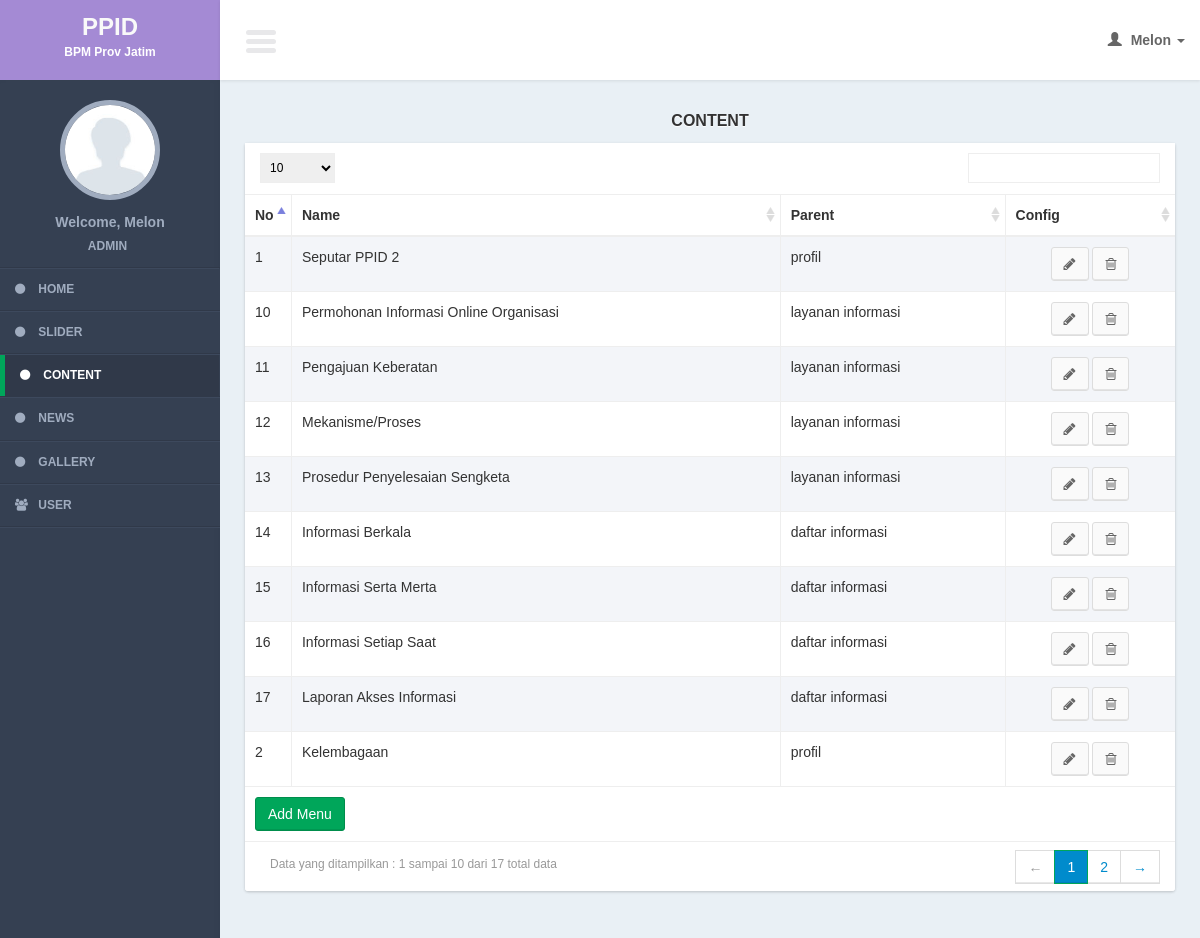
/admin/controllers/menu.php?id=1 (signed in), run on the app's committed database.
### tables this page shows
CREATE TABLE IF NOT EXISTS `menus` (
`menu_id` int(11) NOT NULL,
  `menu_parent_id` int(11) NOT NULL,
  `menu_level` int(11) NOT NULL,
  `menu_name` varchar(100) NOT NULL,
  `menu_url` text NOT NULL,
  `menu_type` int(11) NOT NULL,
  `menu_content` text NOT NULL,
  `menu_active_status` int(11) NOT NULL
);

### admin/models/menu_model.php (called while the page is built, shortened)
<?php
function select(){
	$query = mysql_query("select a.*, b.menu_name as menu_parent_name
		from menus a
		left join menus b on b.menu_id = a.menu_parent_id
		where a.menu_level = '2'
			order by a.menu_id
			");
	return $query;
}
?>

### admin/views/menu/list.php (the view, shortened to what this page needs)
     <section class="content">
         <div class="row">
             <div class="col-xs-12">
                   <div class="title_page"> <?= $title ?></div>
                 <div class="box">
                     <div class="box-body2 table-responsive">
                         <table id="example1" class="table table-bordered table-striped">
                             <thead>
                                 <tr>
                                 <th width="5%">No</th>
                                     <th>Name</th>
                                     <th>Parent</th>
                                     <th>Config</th>
                                 </tr>
                             </thead>
                             <tbody>
                                 <?php
                                $no = 1;
                                 while($row = mysql_fetch_array($query)){
                                 ?>
                                 <tr>
                                 <td><?= $no?></td>
                                     <td><?= $row['menu_name'] ?></td>
                                      <td><?= $row['menu_parent_name'] ?></td>
                                     <td style="text-align:center;">
                                         <a href="menu.php?page=form&id=<?= $row['menu_id']?>" class="btn btn-default" ><i class="fa fa-pencil"></i></a>
                                      <?php
                                     if($row['menu_level'] == 2){
                                     ?>
                                      <a href="javascript:void(0)" onclick="confirm_delete(<?= $row['menu_id']; ?>,'menu.php?page=delete&id=')" class="btn btn-default" ><i class="fa fa-trash-o"></i></a>
                                      <?php
                                     }
                                      ?>
                                     </td>
                                 </tr>
                                 <?php
$no++;
                                 }
                                 ?>
                             </tbody>
                               <tfoot>
                                 <tr>
                                     <td colspan="4"><a href="<?= $add_button ?>" class="btn btn-success " >Add Menu</a></td>
                                 </tr>
                             </tfoot>
                         </table>
                     </div>
                 </div>
             </div>
         </div>
     </section>

### admin/css/AdminLTE.css (style rules this page uses)
html { font-family: 'Source Sans Pro', sans-serif; -webkit-font-smoothing: antialiased; min-height: 100%; background: #E9F0F5; }
body { font-family: 'Source Sans Pro', sans-serif; -webkit-font-smoothing: antialiased; min-height: 100%; background: #E9F0F5; }
a { color: #3c8dbc; }
.content { padding: 30px 10px; }
.table-striped > tbody > tr:nth-child(odd), .table-striped > tbody > tr:nth-child(odd) { background:#F3F5F9; }
.box { position: relative; margin-bottom: 20px; -webkit-border-radius: 3px; -moz-border-radius: 3px; border-radius: 3px !important; width: 100%; background:#fff; box-shadow: 0 1px 3px rgba(0, 0, 0, 0.1); }
.box .box-body2 { background:#fff; -webkit-border-top-left-radius: 0; -webkit-border-top-right-radius: 0; -webkit-border-bottom-right-radius: 3px; -webkit-border-bottom-left-radius: 3px; -moz-border-radius-topleft: 0; -moz-border-radius-topright: 0; -moz-border-radius-bottomright: 3px; -moz-border-radius-bottomleft: 3px; border-top-left-radius: 0; border-top-right-radius: 0; border-bottom-right-radius: 3px; border-bottom-left-radius: 3px; box-shadow: 0 1px 3px rgba(0, 0, 0, 0.1); }
.btn { font-weight: 500; -webkit-border-radius: 3px; -moz-border-radius: 3px; border-radius: 3px; border: 1px solid transparent; -webkit-box-shadow: inset 0px -2px 0px 0px rgba(0, 0, 0, 0.09); -moz-box-shadow: inset 0px -2px 0px 0px rgba(0, 0, 0, 0.09); box-shadow: inset 0px -1px 0px 0px rgba(0, 0, 0, 0.09); }
.btn.btn-default { background-color: #fafafa; color: #666; border-color: #ddd; border-bottom-color: #ddd; }
.btn.btn-success { background-color: #00a65a; border-color: #008d4c; }
.title_page { font-size:medium; text-align:center; font-weight:bold; margin-bottom:10px; text-shadow: 0 1px 1px #ffffff; text-transform:uppercase; }

### data on the page
menus: menu_name "Seputar PPID 2", menus.menu_name "profil"
menus: menu_name "Kelembagaan", menus.menu_name "profil"
menus: menu_name "Permohonan Informasi Online Organisasi", menus.menu_name "layanan informasi"
menus: menu_name "Pengajuan Keberatan", menus.menu_name "layanan informasi"
menus: menu_name "Mekanisme/Proses", menus.menu_name "layanan informasi"
menus: menu_name "Prosedur Penyelesaian Sengketa", menus.menu_name "layanan informasi"
menus: menu_name "Informasi Berkala", menus.menu_name "daftar informasi"
menus: menu_name "Informasi Serta Merta", menus.menu_name "daftar informasi"
menus: menu_name "Informasi Setiap Saat", menus.menu_name "daftar informasi"
menus: menu_name "Laporan Akses Informasi", menus.menu_name "daftar informasi"

### other printed values
$user_data[0] "Melon"
$user_data[1] "ADMIN"
$title "CONTENT"
